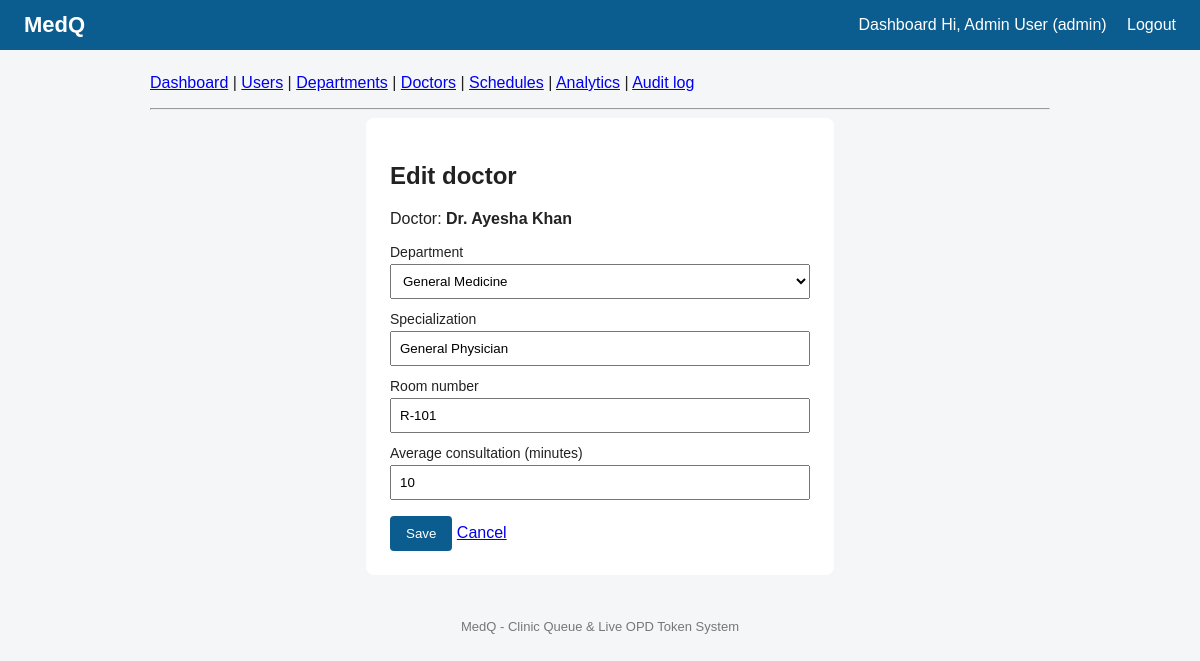
The app's page /backend/admin/doctor_form.php?id=1 (signed in) with its own data.
### tables this page shows
CREATE TABLE doctors (
    doctor_id        INT UNSIGNED AUTO_INCREMENT PRIMARY KEY,
    user_id          INT UNSIGNED NOT NULL UNIQUE,
    dept_id          INT UNSIGNED NOT NULL,
    specialization   VARCHAR(100),
    room_no          VARCHAR(20),
    avg_consult_mins SMALLINT UNSIGNED NOT NULL DEFAULT 10,
    CONSTRAINT fk_doctor_user FOREIGN KEY (user_id)
        REFERENCES users(user_id) ON DELETE CASCADE ON UPDATE CASCADE,
    CONSTRAINT fk_doctor_dept FOREIGN KEY (dept_id)
        REFERENCES departments(dept_id) ON DELETE RESTRICT ON UPDATE CASCADE
);

CREATE TABLE users (
    user_id       INT UNSIGNED AUTO_INCREMENT PRIMARY KEY,
    name          VARCHAR(100) NOT NULL,
    email         VARCHAR(150) NOT NULL UNIQUE,
    phone         VARCHAR(20),
    password_hash VARCHAR(255) NOT NULL,
    role          ENUM('patient','doctor','receptionist','admin') NOT NULL DEFAULT 'patient',
    created_at    TIMESTAMP NOT NULL DEFAULT CURRENT_TIMESTAMP
);

CREATE TABLE departments (
    dept_id   INT UNSIGNED AUTO_INCREMENT PRIMARY KEY,
    dept_name VARCHAR(100) NOT NULL UNIQUE
);

### backend/includes/functions.php (called while the page is built, shortened)
<?php
function e($text) {
    return htmlspecialchars((string)$text, ENT_QUOTES, 'UTF-8');
}

### backend/admin/doctor_form.php (the view, shortened to what this page needs)
<?php
require_once '../includes/db.php';
$id     = (int)($_GET['id'] ?? 0);
$doc    = ['user_id' => '', 'dept_id' => '', 'specialization' => '', 'room_no' => '', 'avg_consult_mins' => 10];
$doctor_name = '';
if ($id) {
    $stmt = $pdo->prepare('SELECT d.user_id, d.dept_id, d.specialization, d.room_no, d.avg_consult_mins, u.name
                             FROM doctors d JOIN users u ON u.user_id = d.user_id WHERE d.doctor_id = ?');
    $stmt->execute([$id]);
    $row = $stmt->fetch();
    $doctor_name = $row['name'];
    $doc = $row;
}
$departments = $pdo->query('SELECT dept_id, dept_name FROM departments ORDER BY dept_name')->fetchAll();
$available_users = $pdo->query(
    "SELECT user_id, name, email FROM users
      WHERE role = 'doctor' AND user_id NOT IN (SELECT user_id FROM doctors)
      ORDER BY name"
)->fetchAll();
include '../includes/header.php';
include 'menu.php';
?>
<div class="box">
    <h2><?= $id ? 'Edit' : 'Add' ?> doctor</h2>
    <?php if (!$id && empty($available_users)): ?>
        <p>No free doctor accounts. First <a href="user_form.php">create a user with role "doctor"</a>.</p>
    <?php else: ?>
    <form method="post">
        <?php if ($id): ?>
            <p>Doctor: <b><?= e($doctor_name) ?></b></p>
        <?php endif; ?>
        <label>Department
            <select name="dept_id">
                <?php foreach ($departments as $d): ?>
                    <option value="<?= e($d['dept_id']) ?>" <?= $doc['dept_id'] == $d['dept_id'] ? 'selected' : '' ?>><?= e($d['dept_name']) ?></option>
                <?php endforeach; ?>
            </select>
        </label>
        <label>Specialization <input type="text" name="specialization" value="<?= e($doc['specialization']) ?>"></label>
        <label>Room number <input type="text" name="room_no" value="<?= e($doc['room_no']) ?>"></label>
        <label>Average consultation (minutes) <input type="number" name="avg_consult_mins" value="<?= e($doc['avg_consult_mins']) ?>" min="1" max="120"></label>
        <button type="submit">Save</button>
        <a href="doctors.php">Cancel</a>
    </form>
    <?php endif; ?>
</div>
<?php include '../includes/footer.php'; ?>

### backend/css/styles.css (style rules this page uses)
body { font-family: Arial, sans-serif; margin: 0; background: #f4f6f8; color: #222; }
.box { background: #fff; padding: 24px; border-radius: 8px; max-width: 420px; margin: auto; }
label { display: block; margin-top: 12px; font-size: 14px; }
input, select { width: 100%; padding: 8px; margin-top: 4px; box-sizing: border-box; }
button, .btn { background: #0b5c8f; color: #fff; border: 0; padding: 10px 16px; margin-top: 16px; border-radius: 4px; cursor: pointer; text-decoration: none; display: inline-block; }

### records on screen
doctors: user.name "Dr. Ayesha Khan", dept_id "General Medicine", specialization "General Physician", room_no "R-101", avg_consult_mins "10"

### other values on screen
$_SESSION['name'] "Admin User"
$_SESSION['role'] "admin"
